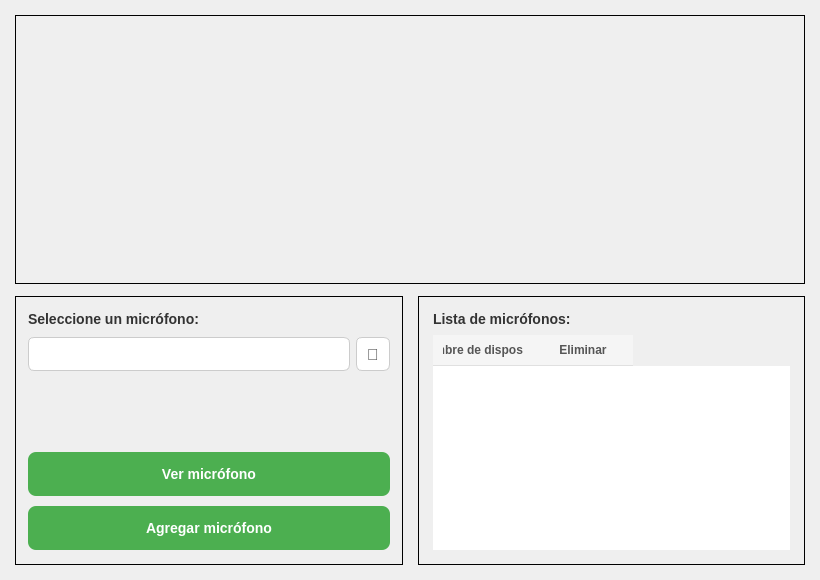
<?xml version="1.0" encoding="UTF-8"?>
<ui version="4.0">
 <class>MicrophonePage</class>
 <widget class="QWidget" name="MicrophonePage">
  <property name="geometry">
   <rect>
    <x>0</x>
    <y>0</y>
    <width>820</width>
    <height>580</height>
   </rect>
  </property>
  <layout class="QVBoxLayout" name="verticalLayoutMain">
   <property name="spacing">
    <number>12</number>
   </property>
   <property name="leftMargin">
    <number>15</number>
   </property>
   <property name="topMargin">
    <number>15</number>
   </property>
   <property name="rightMargin">
    <number>15</number>
   </property>
   <property name="bottomMargin">
    <number>15</number>
   </property>
   <item>
    <widget class="QFrame" name="frameWaveform">
     <property name="sizePolicy">
      <sizepolicy hsizetype="Expanding" vsizetype="Preferred">
       <horstretch>0</horstretch>
       <verstretch>0</verstretch>
      </sizepolicy>
     </property>
     <property name="minimumSize">
      <size>
       <width>0</width>
       <height>180</height>
      </size>
     </property>
     <property name="frameShape">
      <enum>QFrame::Shape::Box</enum>
     </property>
     <property name="frameShadow">
      <enum>QFrame::Shadow::Plain</enum>
     </property>
     <property name="lineWidth">
      <number>1</number>
     </property>
     <layout class="QVBoxLayout" name="verticalLayoutWaveform">
      <property name="spacing">
       <number>0</number>
      </property>
      <property name="leftMargin">
       <number>0</number>
      </property>
      <property name="topMargin">
       <number>0</number>
      </property>
      <property name="rightMargin">
       <number>0</number>
      </property>
      <property name="bottomMargin">
       <number>0</number>
      </property>
      <item>
       <widget class="QWidget" name="waveformContainer" native="true">
        <property name="sizePolicy">
         <sizepolicy hsizetype="Expanding" vsizetype="Expanding">
          <horstretch>0</horstretch>
          <verstretch>0</verstretch>
         </sizepolicy>
        </property>
       </widget>
      </item>
     </layout>
    </widget>
   </item>
   <item>
    <layout class="QHBoxLayout" name="horizontalLayoutBottom">
     <property name="spacing">
      <number>15</number>
     </property>
     <item>
      <widget class="QFrame" name="frameControls">
       <property name="sizePolicy">
        <sizepolicy hsizetype="Preferred" vsizetype="Expanding">
         <horstretch>0</horstretch>
         <verstretch>0</verstretch>
        </sizepolicy>
       </property>
       <property name="minimumSize">
        <size>
         <width>350</width>
         <height>0</height>
        </size>
       </property>
       <property name="maximumSize">
        <size>
         <width>600</width>
         <height>16777215</height>
        </size>
       </property>
       <property name="frameShape">
        <enum>QFrame::Shape::Box</enum>
       </property>
       <property name="frameShadow">
        <enum>QFrame::Shadow::Plain</enum>
       </property>
       <property name="lineWidth">
        <number>1</number>
       </property>
       <layout class="QVBoxLayout" name="verticalLayoutControls">
        <property name="spacing">
         <number>10</number>
        </property>
        <property name="leftMargin">
         <number>12</number>
        </property>
        <property name="topMargin">
         <number>14</number>
        </property>
        <property name="rightMargin">
         <number>12</number>
        </property>
        <property name="bottomMargin">
         <number>14</number>
        </property>
        <item>
         <widget class="QLabel" name="lblSelectMic">
          <property name="styleSheet">
           <string notr="true">QLabel {
    font-size: 14px;
    font-weight: bold;
    color: #333333;
}</string>
          </property>
          <property name="text">
           <string>Seleccione un micrófono:</string>
          </property>
         </widget>
        </item>
        <item>
         <layout class="QHBoxLayout" name="layoutDropdownRow">
          <property name="spacing">
           <number>6</number>
          </property>
          <item>
           <widget class="QComboBox" name="cmbMicrophone">
            <property name="sizePolicy">
             <sizepolicy hsizetype="Expanding" vsizetype="Fixed">
              <horstretch>0</horstretch>
              <verstretch>0</verstretch>
             </sizepolicy>
            </property>
            <property name="minimumSize">
             <size>
              <width>0</width>
              <height>34</height>
             </size>
            </property>
            <property name="cursor">
             <cursorShape>PointingHandCursor</cursorShape>
            </property>
            <property name="styleSheet">
             <string notr="true">QComboBox {
    font-size: 12px;
    padding: 4px 8px;
    border: 1px solid #CCCCCC;
    border-radius: 6px;
    background-color: #FFFFFF;
    color: #333333;
}
QComboBox:hover {
    border-color: #4CAF50;
}
QComboBox::drop-down {
    border: none;
    width: 22px;
}
QComboBox QAbstractItemView {
    font-size: 11px;
    selection-background-color: #E8F5E9;
    selection-color: #2E7D32;
}</string>
            </property>
           </widget>
          </item>
          <item>
           <widget class="QPushButton" name="btnRefreshDevices">
            <property name="sizePolicy">
             <sizepolicy hsizetype="Fixed" vsizetype="Fixed">
              <horstretch>0</horstretch>
              <verstretch>0</verstretch>
             </sizepolicy>
            </property>
            <property name="minimumSize">
             <size>
              <width>34</width>
              <height>34</height>
             </size>
            </property>
            <property name="maximumSize">
             <size>
              <width>34</width>
              <height>34</height>
             </size>
            </property>
            <property name="cursor">
             <cursorShape>PointingHandCursor</cursorShape>
            </property>
            <property name="toolTip">
             <string>Refrescar dispositivos</string>
            </property>
            <property name="styleSheet">
             <string notr="true">QPushButton {
    font-size: 16px;
    border: 1px solid #CCCCCC;
    border-radius: 6px;
    background-color: #FFFFFF;
    color: #555555;
}
QPushButton:hover {
    border-color: #4CAF50;
    background-color: #E8F5E9;
}
QPushButton:pressed {
    background-color: #C8E6C9;
}</string>
            </property>
            <property name="text">
             <string>🔄</string>
            </property>
           </widget>
          </item>
         </layout>
        </item>
        <item>
         <spacer name="spacerCtrlMid">
          <property name="orientation">
           <enum>Qt::Orientation::Vertical</enum>
          </property>
          <property name="sizeType">
           <enum>QSizePolicy::Policy::Expanding</enum>
          </property>
          <property name="sizeHint" stdset="0">
           <size>
            <width>20</width>
            <height>10</height>
           </size>
          </property>
         </spacer>
        </item>
        <item>
         <widget class="QPushButton" name="btnViewMicrophone">
          <property name="sizePolicy">
           <sizepolicy hsizetype="Expanding" vsizetype="Fixed">
            <horstretch>0</horstretch>
            <verstretch>0</verstretch>
           </sizepolicy>
          </property>
          <property name="minimumSize">
           <size>
            <width>0</width>
            <height>44</height>
           </size>
          </property>
          <property name="cursor">
           <cursorShape>PointingHandCursor</cursorShape>
          </property>
          <property name="styleSheet">
           <string notr="true">QPushButton {
    background-color: #4CAF50;
    color: white;
    font-size: 14px;
    font-weight: bold;
    border-radius: 8px;
    padding: 8px 10px;
    border: none;
}
QPushButton:hover {
    background-color: #43A047;
}
QPushButton:pressed {
    background-color: #388E3C;
}
QPushButton:checked {
    background-color: #E53935;
}
QPushButton:checked:hover {
    background-color: #C62828;
}</string>
          </property>
          <property name="text">
           <string>Ver micrófono</string>
          </property>
          <property name="checkable">
           <bool>true</bool>
          </property>
         </widget>
        </item>
        <item>
         <widget class="QPushButton" name="btnAddMicrophone">
          <property name="sizePolicy">
           <sizepolicy hsizetype="Expanding" vsizetype="Fixed">
            <horstretch>0</horstretch>
            <verstretch>0</verstretch>
           </sizepolicy>
          </property>
          <property name="minimumSize">
           <size>
            <width>0</width>
            <height>44</height>
           </size>
          </property>
          <property name="cursor">
           <cursorShape>PointingHandCursor</cursorShape>
          </property>
          <property name="styleSheet">
           <string notr="true">QPushButton {
    background-color: #4CAF50;
    color: white;
    font-size: 14px;
    font-weight: bold;
    border-radius: 8px;
    padding: 8px 10px;
    border: none;
}
QPushButton:hover {
    background-color: #43A047;
}
QPushButton:pressed {
    background-color: #388E3C;
}</string>
          </property>
          <property name="text">
           <string>Agregar micrófono</string>
          </property>
         </widget>
        </item>
       </layout>
      </widget>
     </item>
     <item>
      <widget class="QFrame" name="frameMicList">
       <property name="sizePolicy">
        <sizepolicy hsizetype="Expanding" vsizetype="Expanding">
         <horstretch>0</horstretch>
         <verstretch>0</verstretch>
        </sizepolicy>
       </property>
       <property name="frameShape">
        <enum>QFrame::Shape::Box</enum>
       </property>
       <property name="frameShadow">
        <enum>QFrame::Shadow::Plain</enum>
       </property>
       <property name="lineWidth">
        <number>1</number>
       </property>
       <layout class="QVBoxLayout" name="verticalLayoutList">
        <property name="spacing">
         <number>8</number>
        </property>
        <property name="leftMargin">
         <number>14</number>
        </property>
        <property name="topMargin">
         <number>14</number>
        </property>
        <property name="rightMargin">
         <number>14</number>
        </property>
        <property name="bottomMargin">
         <number>14</number>
        </property>
        <item>
         <widget class="QLabel" name="lblMicListTitle">
          <property name="styleSheet">
           <string notr="true">QLabel {
    font-size: 14px;
    font-weight: bold;
    color: #333333;
}</string>
          </property>
          <property name="text">
           <string>Lista de micrófonos:</string>
          </property>
         </widget>
        </item>
        <item>
         <widget class="QTableWidget" name="tableMicList">
          <property name="sizePolicy">
           <sizepolicy hsizetype="Expanding" vsizetype="Expanding">
            <horstretch>0</horstretch>
            <verstretch>0</verstretch>
           </sizepolicy>
          </property>
          <property name="styleSheet">
           <string notr="true">QTableWidget {
    border: none;
    font-size: 12px;
    color: #333333;
    gridline-color: #E0E0E0;
}
QTableWidget::item {
    padding: 6px 10px;
}
QTableWidget::item:selected {
    background-color: #E8F5E9;
    color: #2E7D32;
}
QHeaderView::section {
    background-color: #F5F5F5;
    font-weight: bold;
    font-size: 12px;
    color: #555555;
    padding: 6px 10px;
    border: none;
    border-bottom: 1px solid #E0E0E0;
}</string>
          </property>
          <property name="editTriggers">
           <set>QAbstractItemView::EditTrigger::NoEditTriggers</set>
          </property>
          <property name="selectionMode">
           <enum>QAbstractItemView::SelectionMode::SingleSelection</enum>
          </property>
          <property name="selectionBehavior">
           <enum>QAbstractItemView::SelectionBehavior::SelectRows</enum>
          </property>
          <property name="showGrid">
           <bool>true</bool>
          </property>
          <property name="gridStyle">
           <enum>Qt::PenStyle::SolidLine</enum>
          </property>
          <column>
           <property name="text">
            <string>Nombre de dispositivo</string>
           </property>
          </column>
          <column>
           <property name="text">
            <string>Eliminar</string>
           </property>
          </column>
         </widget>
        </item>
       </layout>
      </widget>
     </item>
    </layout>
   </item>
  </layout>
 </widget>
 <resources/>
 <connections/>
</ui>
